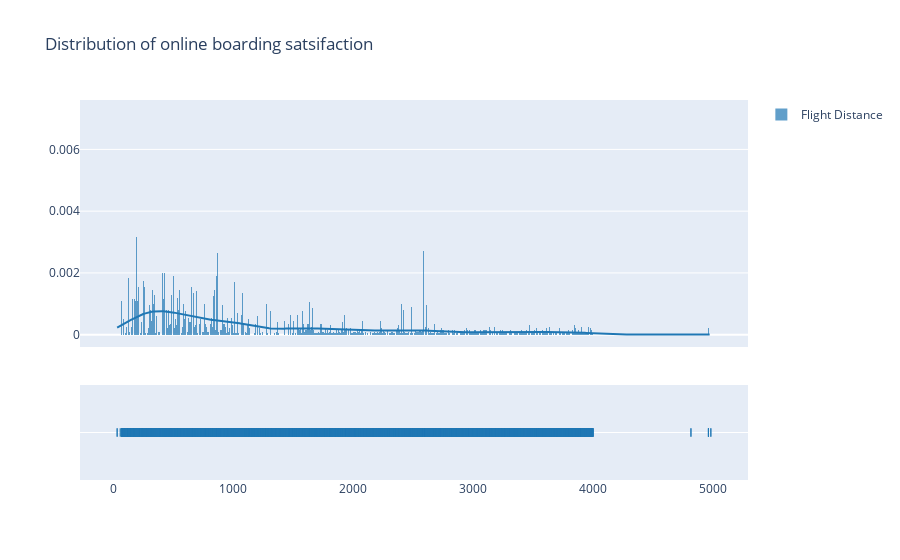

Notebook cell for this chart:
### Code cell
import plotly.figure_factory as ff

online_borading_data = df['Flight Distance']
hist_data = [online_borading_data]
group_labels = ['Flight Distance']

#create the distribution plot with histogram and KDE
fig = ff.create_distplot(hist_data, group_labels, show_hist=True, curve_type='kde')
fig.update_layout(title_text='Distribution of online boarding satsifaction')

fig.show()

### Figure 1 — Plotly figure (JSON) as saved in the notebook; plotly's stock layout.template omitted (floating-point values rounded to 4 significant figures; data arrays with more than 128 entries replaced by an {"elided": "..."} marker saying what was removed)
{"data": [{"autobinx": false, "histnorm": "probability density", "legendgroup": "Flight Distance", "marker": {"color": "rgb(31, 119, 180)"}, "name": "Flight Distance", "opacity": 0.7, "type": "histogram", "x": {"elided": "20000 int values"}, "xaxis": "x", "xbins": {"end": 4983, "size": 1, "start": 31}, "yaxis": "y"}, {"legendgroup": "Flight Distance", "marker": {"color": "rgb(31, 119, 180)"}, "mode": "lines", "name": "Flight Distance", "showlegend": false, "type": "scatter", "x": {"elided": "500 float values"}, "xaxis": "x", "y": {"elided": "500 float values"}, "yaxis": "y"}, {"legendgroup": "Flight Distance", "marker": {"color": "rgb(31, 119, 180)", "symbol": "line-ns-open"}, "mode": "markers", "name": "Flight Distance", "showlegend": false, "type": "scatter", "x": {"elided": "20000 int values"}, "xaxis": "x", "y": {"elided": "20000 str values"}, "yaxis": "y2"}], "layout": {"barmode": "overlay", "hovermode": "closest", "legend": {"traceorder": "reversed"}, "title": {"text": "Distribution of online boarding satsifaction"}, "xaxis": {"anchor": "y2", "domain": [0, 1], "zeroline": false}, "yaxis": {"anchor": "free", "domain": [0.35, 1], "position": 0}, "yaxis2": {"anchor": "x", "domain": [0, 0.25], "dtick": 1, "showticklabels": false}}}
